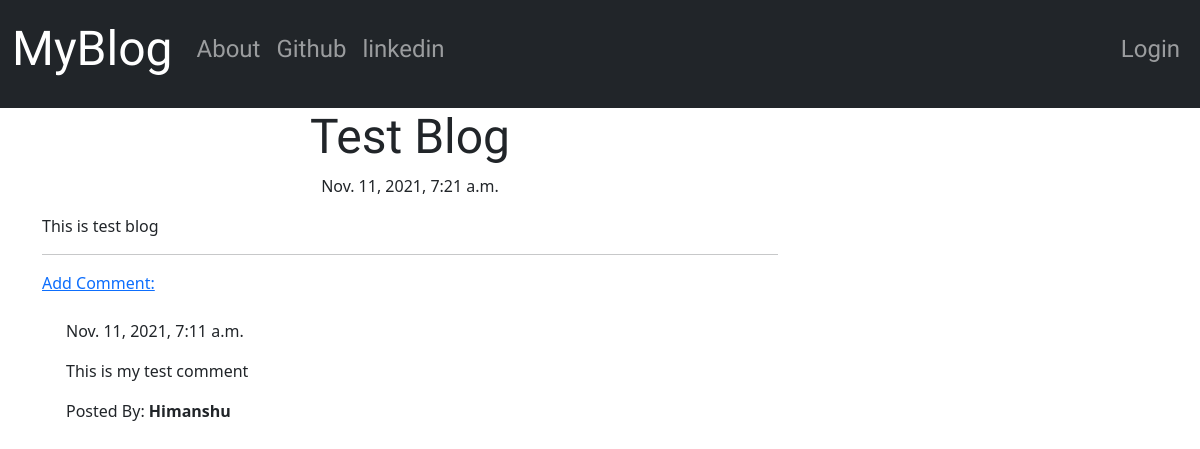
The page /post/8/ on the database its author committed.
### blog/models.py (models this page shows, shortened)
class Post(models.Model):
    author =models.ForeignKey("auth.User",on_delete=models.CASCADE,)
    title=models.CharField(max_length=200)
    text=models.TextField()
    create_date=models.DateTimeField(default=timezone.now)
    published_date=models.DateTimeField(blank=True,null=True)

class Comment(models.Model):
    post=models.ForeignKey("blog.Post",related_name="comments",on_delete=models.CASCADE)
    author=models.CharField(max_length=200)
    text=models.TextField()
    create_date=models.DateTimeField(default=timezone.now)
    approved_comment=models.BooleanField(default=False)

### blog/views.py (the view)
# urls.py: path("post/<int:pk>/",views.PostDetailView.as_view(),name="post_detail"),
class PostDetailView(DetailView):
    model=Post

### blog/templates/blog/post_detail.html (shortened to what this page needs)
{% extends "blog/base.html" %}
{% block body_content %}
<h1 class="posttitle loader">{{post.title}}</h1>
  {% if post.published_date %}
    <div class="date postdate">
      {{post.published_date}}
    </div>
  {% else %}
    <a class="btn btn-default" href="{% url 'blog:post_publish' pk=post.pk %}">Publish</a>
  {% endif %}
  <p class="postcontent">{{post.text|safe|linebreaksbr}}</p>
  <hr>
  <a href="{% url 'blog:add_comment_to_post' pk=post.pk %}">Add Comment:</a>
  <div class="container">
    {% for comment in post.comments.all %}
      <br>
      {% if user.is_authenticated or comment.approved_comment %}
        {{ comment.create_date }}
        <p>{{ comment.text|safe|linebreaks }}</p>
        <p>Posted By:<strong> {{comment.author}}</strong></p>
     {% endif %}
   {% empty %}
    <p>No Comments</p>
   {% endfor %}
  </div>
{% endblock %}

### blog/static/css/blog.css (style rules this page uses)
.postdate { text-align: center; }
.posttitle { font-family: 'Abhaya Libre', serif; font-size: 3em; text-align: center; }
.postcontent { font-family:'Abhaya Libre', serif; font-size: 1.5em; }
.loader { filter:hue-rotate(0deg); color:linear-gradient(45deg,#0f8,#08f); animation:hue 10000ms infinite linear; }

### rows shown on the page
Post: title "Test Blog", published_date "Nov. 11, 2021, 7:21 a.m.", text "This is test blog"
Comment: create_date "Nov. 11, 2021, 7:11 a.m.", text "This is my test comment", author "Himanshu"
